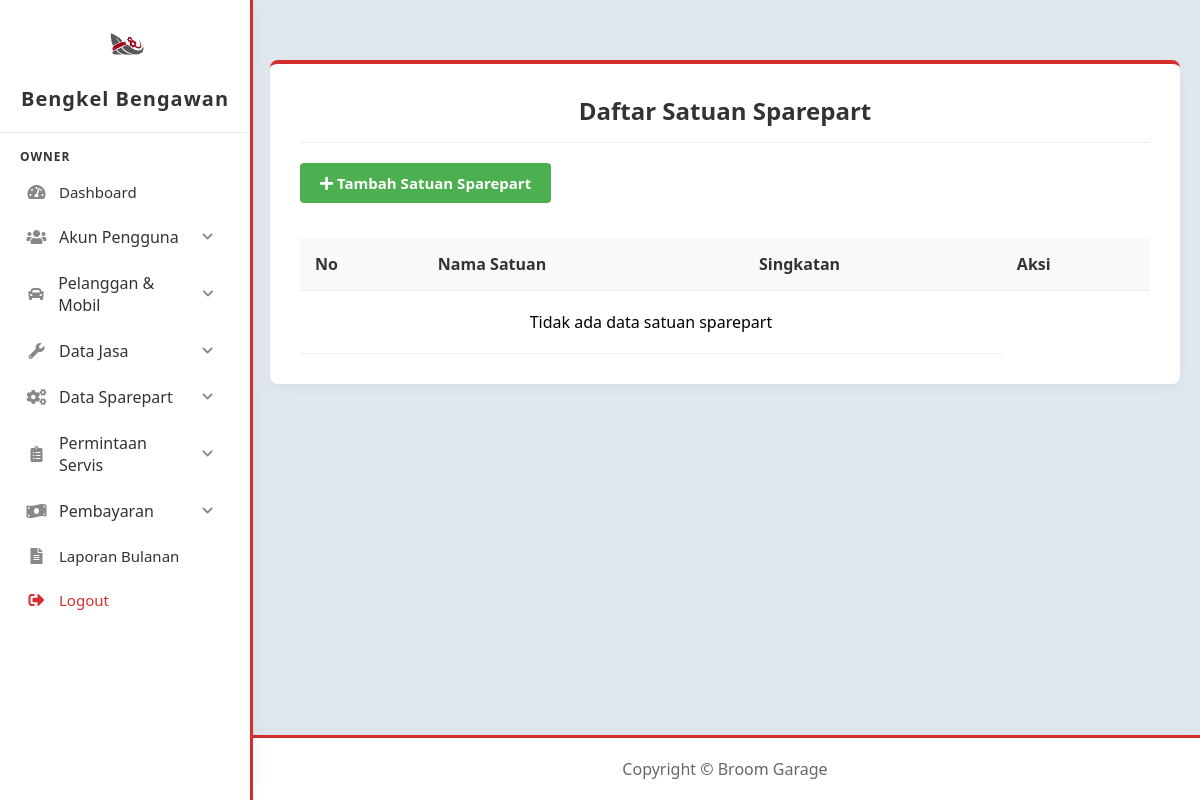
The page /owner/sparepart/listsatuan.php (signed in) on the database as committed earlier.
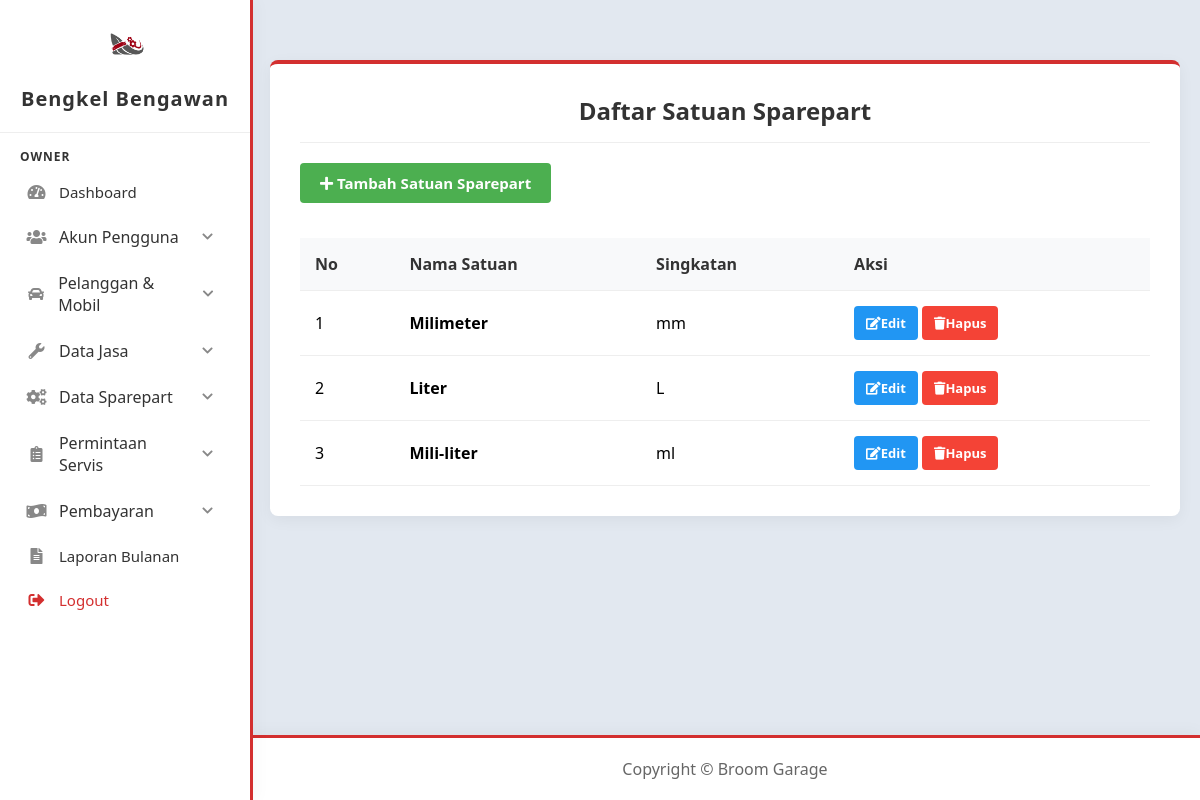
The same page on the database as committed later.
### tables this page shows
CREATE TABLE `satuan` (
  `id_satuan` int(11) NOT NULL,
  `nama_satuan` varchar(50) NOT NULL,
  `singkatan` varchar(10) NOT NULL
);

### owner/sparepart/listsatuan.php (the view, shortened to what this page needs)
<?php
include '../../config/config.php';
$query = 'SELECT * FROM satuan ORDER BY id_satuan ASC';
$result = mysqli_query($conn, $query);
?>
<!DOCTYPE html>
<html lang="en">
<head>
    <link href="https://cdnjs.cloudflare.com/ajax/libs/font-awesome/5.15.3/css/all.min.css" rel="stylesheet">
    <link href="../../assets/css/dashboard.css" rel="stylesheet">
    <link rel="stylesheet" href="../../assets/css/list.css">
</head>
<body>
    <?php include '../../includes/sidebar.php'; ?>
    <div class="content">
        <div class="table-container">
            <h2 style="margin-top: 0; color: #333; border-bottom: 1px solid #eee;
            padding-bottom: 15px; margin-bottom: 20px;"> Daftar Satuan Sparepart</h2>
             <div style="text-align: left;">
                <a href="addsatuan.php" class="btn btn-add"><i class="fas fa-plus"></i> Tambah Satuan Sparepart</a>
             </div>
            <table>
                <thead>
                    <th>No</th>
                    <th>Nama Satuan</th>
                    <th>Singkatan</th>
                    <th>Aksi</th>
                </thead>
                <tbody>
                    <?php
                     $no = 1;
                     if($result && mysqli_num_rows($result) > 0 ) {
                        while($row = mysqli_fetch_assoc($result)): ?>
                        <tr>
                            <td><?php echo $no++; ?></td>
                            <td><strong><?php echo htmlspecialchars($row['nama_satuan']); ?></strong></td>
                            <td><?php echo htmlspecialchars($row['singkatan']); ?></td>
                            <td>
                                <a href="editsatuan.php?id=<?php echo $row['id_satuan'];?>" class="btn btn-edit"><i class="fas fa-edit"></i>Edit</a>
                                <a href="deletesatuan.php?id=<?php echo $row['id_satuan'];?>" class="btn btn-delete" onclick="return confirm('Yakin ingin menghapus satuan sparepart ini?');"><i class="fas fa-trash"></i>Hapus</a>
                            </td>
                        </tr>
                        <?php endwhile;
                    } else {
                        echo "<tr><td colspan='3' style='text-align:center; padding: 20px;'>Tidak ada data satuan sparepart</td></tr>";
                    }
                    ?>
                </tbody>
            </table>
        </div>
    </div>
    <?php include '../../includes/footer.php';?>
</body>
</html>

Rows that differ between the two databases and show on the page:
added satuan: nama_satuan "Milimeter", singkatan "mm"
added satuan: nama_satuan "Liter", singkatan "L"
added satuan: nama_satuan "Mili-liter", singkatan "ml"
Other text that changed with them:
text no longer shown: "Tidak ada data satuan sparepart"
